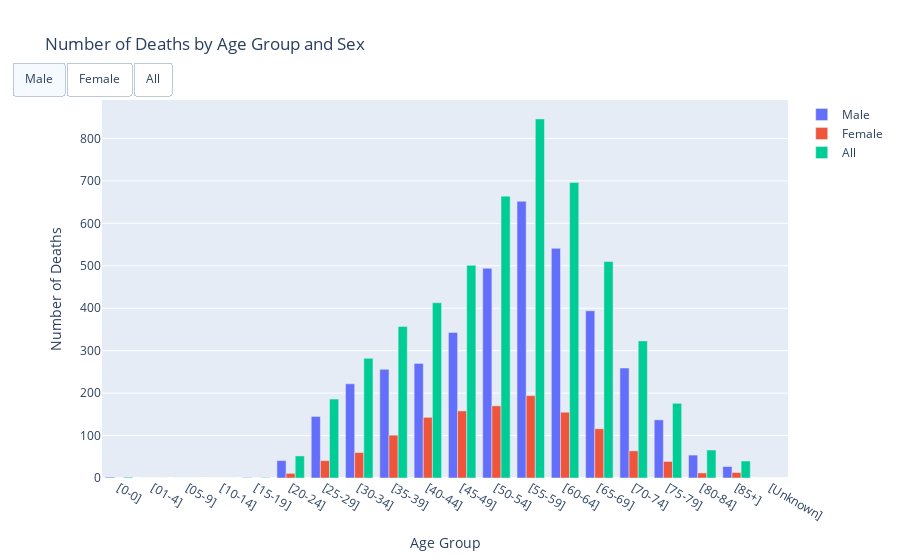

Here is the notebook cell this chart was saved with:
### Code cell
import plotly.graph_objects as go
import pandas as pd

male_data = df.loc[df['Sex'] == 'Male']
male_deaths = male_data.groupby('Age Group')['Number'].sum()
female_data = df.loc[df['Sex'] == 'Female']
female_deaths = female_data.groupby('Age Group')['Number'].sum()
all_deaths = df.groupby('Age Group')['Number'].sum()

plotdata = pd.DataFrame({
    'Male': male_deaths,
    'Female': female_deaths,
    'All': all_deaths
})

fig = go.Figure()

fig.add_trace(go.Bar(x=plotdata.index, y=plotdata['Male'], name='Male'))
fig.add_trace(go.Bar(x=plotdata.index, y=plotdata['Female'], name='Female'))
fig.add_trace(go.Bar(x=plotdata.index, y=plotdata['All'], name='All'))

fig.update_layout(
    barmode='group',
    title='Number of Deaths by Age Group and Sex',
    xaxis_title='Age Group',
    yaxis_title='Number of Deaths',
    updatemenus=[dict(
        type="buttons",
        direction="left",
        buttons=list([
            dict(
                args=[{"visible": [True, False, False]}],
                label="Male",
                method="update"
            ),
            dict(
                args=[{"visible": [False, True, False]}],
                label="Female",
                method="update"
            ),
            dict(
                args=[{"visible": [False, False, True]}],
                label="All",
                method="update"
            )
        ]),
        showactive=True,
        active=0,
        x=0.1,
        y=1.1
    )]
)

fig.show()

### Figure 1 — Plotly figure (JSON) as saved in the notebook; plotly's stock layout.template omitted (floating-point values rounded to 4 significant figures)
{"data": [{"name": "Male", "type": "bar", "x": ["[0-0]", "[01-4]", "[05-9]", "[10-14]", "[15-19]", "[20-24]", "[25-29]", "[30-34]", "[35-39]", "[40-44]", "[45-49]", "[50-54]", "[55-59]", "[60-64]", "[65-69]", "[70-74]", "[75-79]", "[80-84]", "[85+]", "[Unknown]"], "y": [2, 0, 0, 0, 1, 41, 145, 222, 256, 270, 343, 494, 652, 541, 394, 259, 137, 54, 27, 0]}, {"name": "Female", "type": "bar", "x": ["[0-0]", "[01-4]", "[05-9]", "[10-14]", "[15-19]", "[20-24]", "[25-29]", "[30-34]", "[35-39]", "[40-44]", "[45-49]", "[50-54]", "[55-59]", "[60-64]", "[65-69]", "[70-74]", "[75-79]", "[80-84]", "[85+]", "[Unknown]"], "y": [0, 0, 0, 0, 0, 11, 41, 60, 101, 143, 158, 170, 194, 155, 116, 64, 39, 12, 13, 0]}, {"name": "All", "type": "bar", "x": ["[0-0]", "[01-4]", "[05-9]", "[10-14]", "[15-19]", "[20-24]", "[25-29]", "[30-34]", "[35-39]", "[40-44]", "[45-49]", "[50-54]", "[55-59]", "[60-64]", "[65-69]", "[70-74]", "[75-79]", "[80-84]", "[85+]", "[Unknown]"], "y": [2, 0, 0, 0, 1, 52, 186, 282, 357, 413, 501, 664, 846, 696, 510, 323, 176, 66, 40, 0]}], "layout": {"barmode": "group", "title": {"text": "Number of Deaths by Age Group and Sex"}, "updatemenus": [{"active": 0, "buttons": [{"args": [{"visible": [true, false, false]}], "label": "Male", "method": "update"}, {"args": [{"visible": [false, true, false]}], "label": "Female", "method": "update"}, {"args": [{"visible": [false, false, true]}], "label": "All", "method": "update"}], "direction": "left", "showactive": true, "type": "buttons", "x": 0.1, "y": 1.1}], "xaxis": {"title": {"text": "Age Group"}}, "yaxis": {"title": {"text": "Number of Deaths"}}}}
